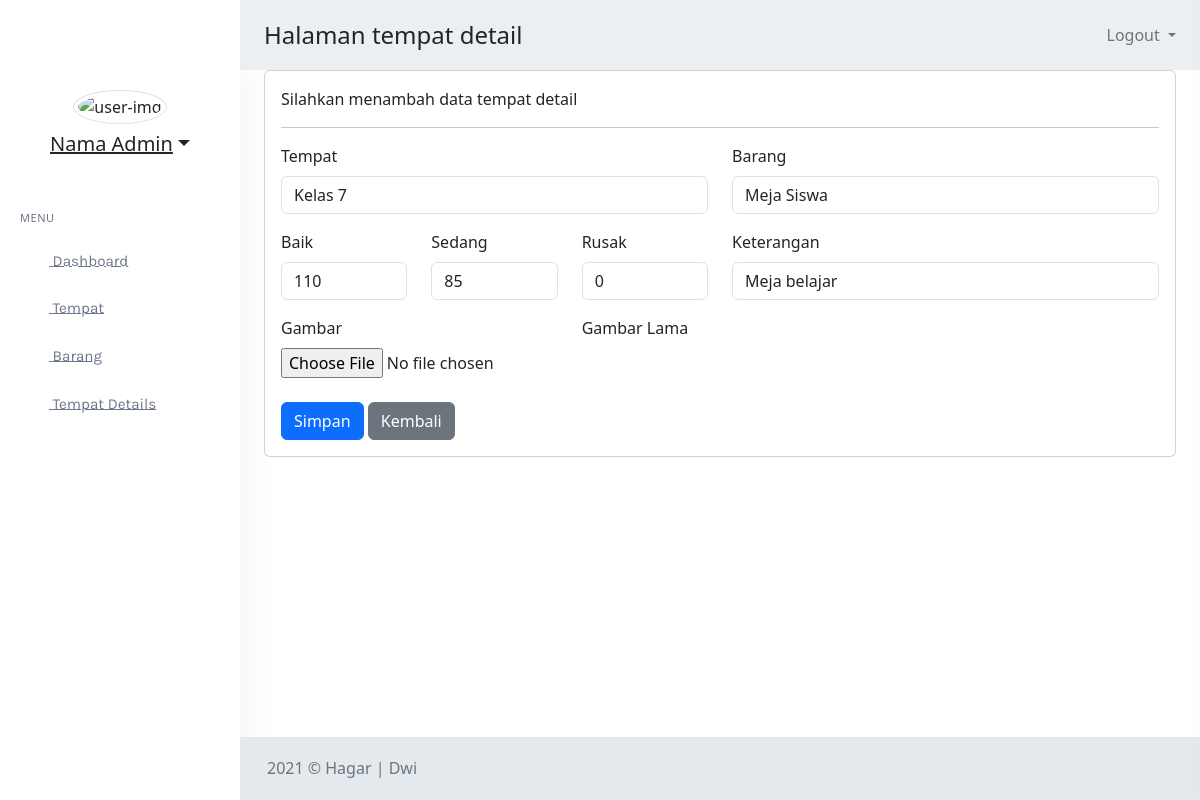
/Admin/TempatDet/edit.php?id=2 (signed in), run on the app's committed database.
### tables this page shows
CREATE TABLE `tempat_det` (
  `id` int(11) NOT NULL,
  `tempat_id` int(11) NOT NULL,
  `barang_id` int(11) NOT NULL,
  `jmlh` int(11) NOT NULL,
  `baik` int(11) NOT NULL,
  `sedang` int(11) NOT NULL,
  `rusak` int(11) NOT NULL,
  `gambar` varchar(100) NOT NULL,
  `ket` text NOT NULL
);

### Admin/TempatDet/functions.php (called while the page is built, shortened)
<?php
include '../../koneksidb.php';
function readTempat()
{
    global $conn;
    $query = mysqli_query($conn, "SELECT * FROM tempat ORDER BY nm_tempat");
    $rows = [];
    while ($data = mysqli_fetch_assoc($query)) {
        $rows[] = $data;
    }
    return $rows;
}
function readBarang()
{
    global $conn;
    $query = mysqli_query($conn, "SELECT * FROM barang ORDER BY nm_barang");
    $rows = [];
    while ($data = mysqli_fetch_assoc($query)) {
        $rows[] = $data;
    }
    return $rows;
}
function edit($id)
{
    global $conn;
    $sql = "SELECT * FROM tempat_det WHERE id=$id";
    $query = mysqli_query($conn, $sql);
    $data = mysqli_fetch_assoc($query);
    return $data;
}

### Admin/TempatDet/edit.php (the view, shortened to what this page needs)
<!DOCTYPE html>
<html lang="en">
<?php
include 'functions.php';
$id = $_GET['id'];
$data = edit($id);
$tempat = readTempat();
$barang = readBarang();
$halaman = 'tempat detail'
?>
<head>
    <link href="../../assets/libs/dropzone/min/dropzone.min.css" rel="stylesheet" type="text/css" />
    <link href="../../assets/libs/dropify/css/dropify.min.css" rel="stylesheet" type="text/css" />
    <link href="../../assets/libs/select2/css/select2.min.css" rel="stylesheet" type="text/css" />
    <?php include '../Layouts/header.php' ?>
</head>
<body>
    <div id="wrapper">
        <?php include '../Layouts/topbar.php' ?>
        <?php include '../Layouts/leftbar.php' ?>
        <div class="content-page">
            <div class="content">
                <div class="container-fluid">
                    <div class="row">
                        <div class="col-12">
                            <div class="card">
                                <div class="card-body">
                                    <p>Silahkan menambah data <?= $halaman ?></p>
                                    <hr>
                                    <form method="POST" class="needs-validation" novalidate enctype="multipart/form-data">
                                        <div class="row">
                                            <div class="col-12 col-md-6">
                                                <div class="position-relative mb-3">
                                                    <label for="tempat_id" class="form-label">Tempat</label>
                                                    <select class="form-control" data-toggle="select2" data-width="100%" name="tempat_id" id="tempat_id" required>
                                                        <?php
                                                        foreach ($tempat as $key => $item) {
                                                            $selected = "";
                                                            if ($data['tempat_id'] == $item['id']) {
                                                                $selected = "selected";
                                                            }
                                                            echo "<option value='{$item['id']}' $selected>{$item['nm_tempat']}</option>";
                                                        } ?>
                                                    </select>
                                                </div>
                                            </div>
                                            <div class="col-12 col-md-6">
                                                <div class="position-relative mb-3">
                                                    <label for="barang_id" class="form-label">Barang</label>
                                                    <select class="form-control" data-toggle="select2" data-width="100%" name="barang_id" id="barang_id" required>
                                                        <?php
                                                        foreach ($barang as $key => $item) {
                                                            $selected = "";
                                                            if ($data['barang_id'] == $item['id']) {
                                                                $selected = "selected";
                                                            }
                                                            echo "<option value='{$item['id']}' $selected>{$item['nm_barang']}</option>";
                                                        } ?>
                                                    </select>
                                                </div>
                                            </div>
                                            <div class="col-12 col-md-2">
                                                <div class="position-relative mb-3">
                                                    <label for="baik" class="form-label">Baik</label>
                                                    <input type="number" value=<?= $data['baik'] ?> class="form-control" id="baik" name="baik" required />
                                                </div>
                                            </div>
                                            <div class="col-12 col-md-2">
                                                <div class="position-relative mb-3">
                                                    <label for="sedang" class="form-label">Sedang</label>
                                                    <input type="number" value=<?= $data['sedang'] ?> class="form-control" id="sedang" name="sedang" required />
                                                </div>
                                            </div>
                                            <div class="col-12 col-md-2">
                                                <div class="position-relative mb-3">
                                                    <label for="rusak" class="form-label">Rusak</label>
                                                    <input type="number" value=<?= $data['rusak'] ?> class="form-control" id="rusak" name="rusak" required />
                                                </div>
                                            </div>
                                            <div class="col-12 col-md-6">
                                                <div class="position-relative mb-3">
                                                    <label for="ket" class="form-label">Keterangan</label>
                                                    <input type="text" value="<?= $data['ket'] ?>" class=" form-control" id="ket" name="ket" />
                                                </div>
                                            </div>
                                            <div class="col-12 col-md-4">
                                                <div class="position-relative mb-3">
                                                    <label for="gambar" class="form-label">Gambar</label>
                                                    <input type="file" name="gambar" id="gambar" data-plugins="dropify" data-max-file-size="1M" />
                                                </div>
                                            </div>
                                            <div class="col-12 col-md-2">
                                                <div class="position-relative mb-3">
                                                    <label for="gambar" class="form-label">Gambar Lama</label>
                                                </div>
                                            </div>
                                        </div>
                                        <div class="col-12 mt-2">
                                            <button type="submit" class="btn btn-primary waves-effect" name="simpan">Simpan</button>
                                            <a href="./" class="btn btn-secondary waves-effect">Kembali</a>
                                        </div>
                                    </form>
                                </div>
                            </div>
                        </div>
                    </div>
                </div>
            </div>
            <?php include '../Layouts/footer.php' ?>
        </div>
    </div>
</body>
</html>

### data on the page
tempat_det: baik "110", sedang "85", rusak "0", ket "Meja belajar"

### other printed values
$halaman "tempat detail"
form field tempat_id "Kelas 7"
form field barang_id "Meja Siswa"
